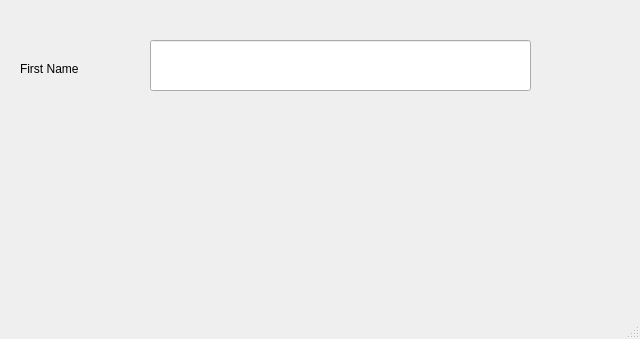
<?xml version="1.0" encoding="UTF-8"?>
<ui version="4.0">
 <class>MainWindow</class>
 <widget class="QMainWindow" name="MainWindow">
  <property name="geometry">
   <rect>
    <x>0</x>
    <y>0</y>
    <width>640</width>
    <height>339</height>
   </rect>
  </property>
  <property name="windowTitle">
   <string>MainWindow</string>
  </property>
  <widget class="QWidget" name="centralwidget">
   <widget class="QLineEdit" name="txtFirstName">
    <property name="geometry">
     <rect>
      <x>150</x>
      <y>40</y>
      <width>381</width>
      <height>51</height>
     </rect>
    </property>
   </widget>
   <widget class="QLabel" name="lblFirstName">
    <property name="geometry">
     <rect>
      <x>20</x>
      <y>60</y>
      <width>81</width>
      <height>17</height>
     </rect>
    </property>
    <property name="text">
     <string>First Name</string>
    </property>
   </widget>
   <widget class="QLabel" name="lblTarget">
    <property name="geometry">
     <rect>
      <x>150</x>
      <y>220</y>
      <width>381</width>
      <height>51</height>
     </rect>
    </property>
    <property name="text">
     <string/>
    </property>
   </widget>
  </widget>
  <widget class="QMenuBar" name="menubar">
   <property name="geometry">
    <rect>
     <x>0</x>
     <y>0</y>
     <width>640</width>
     <height>25</height>
    </rect>
   </property>
  </widget>
  <widget class="QStatusBar" name="statusbar"/>
 </widget>
 <resources/>
 <connections>
  <connection>
   <sender>txtFirstName</sender>
   <signal>textChanged(QString)</signal>
   <receiver>lblTarget</receiver>
   <slot>setText(QString)</slot>
   <hints>
    <hint type="sourcelabel">
     <x>344</x>
     <y>107</y>
    </hint>
    <hint type="destinationlabel">
     <x>337</x>
     <y>273</y>
    </hint>
   </hints>
  </connection>
 </connections>
</ui>
